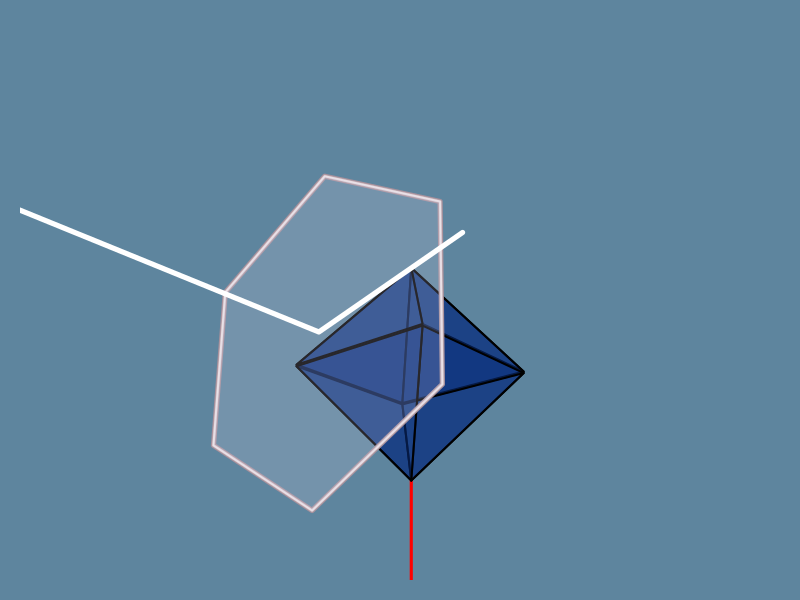

Here is the R script that generated this plot:

## start a 3d scene function
site3d <- function(bg="#ffffff", linecol="#000000",
                    xlim=c(-15,15), ylim=c(-15,15), zlim=c(0,5),
                    theta=-45, phi=20, r=sqrt(3), plot=TRUE, box=FALSE,...) {
    
    par(mar=c(1,1,1,1), bg=bg)
    tm <- persp(matrix(rep(0,4), nrow=2),
                xlim=xlim, ylim=ylim, zlim=zlim,
                col="#00000000", border=NA, theta=theta, phi=phi, xlab="x", scale=FALSE, box=box, ...)
    if (!plot) {
        dev.off()
        invisible(return(tm))
    }

    ##return the transformation matrix to add any other points
    invisible(tm)
}

t3d <- function(x,pmat) do.call(trans3d, c(list(pmat=pmat), x) )

tm <- site3d(theta=-50, phi=-20, r=0, zlim=c(-5,5), bg="#5e859e", box=FALSE)


## n-sided polygon / circle function (if n=high enough, approximates a circle)
npoly <- function(r, n) {
  angles <- seq(0, 2*pi, length.out=n)
  data.frame(x = r*cos(angles), y = r*sin(angles), z=0)
}

## translate (move) function
transpts <- function(x, xa=0, ya=0, za=0) {
    x$x <- x$x + xa
    x$y <- x$y + ya
    x$z <- x$z + za
    x
}

## rotate around axis function
rotpts <- function(x, axis, angle) {

    angle <- angle * pi/180
    
    if(axis == "x") {
        rmat <- matrix(c(1,0,0,0,cos(angle),sin(angle),0,-sin(angle),cos(angle)), nrow=3)
    } else
        if(axis == "y") {
            rmat <- matrix(c(cos(angle),0,-sin(angle),0,1,0,sin(angle),0,cos(angle)), nrow=3)
        } else
            if(axis == "z") {
                rmat <- matrix(c(cos(angle),sin(angle),0,-sin(angle),cos(angle),0,0,0,1), nrow=3)
            }

    res <- t(rmat %*% t(x))
    data.frame(split(res, c("x","y","z")[col(res)]))
}


## fill colour
tricol <- "#0A307E88"


## flat middle bit
mid <- data.frame(x=c(-5,-5,5,5), y=c(-5,5,5,-5), z=0)
polygon(t3d(mid, pmat=tm), col=tricol)


## drill bit
polygon(t3d(data.frame(x=c(0), y=c(0), z=c(-7,-20)), pmat=tm), border="red", lwd=3)


## define triangles!
tri1 <- data.frame(x=c(-5,0,5),  y=c(-5,0,-5), z=c(0.1,7,0.1))
tri2 <- data.frame(x=c(-5,0,5),  y=c(5,0,5),   z=c(0.1,7,0.1))
tri3 <- data.frame(x=c(5,0,5),   y=c(-5,0,5),  z=c(0.1,7,0.1))
tri4 <- data.frame(x=c(-5,0,-5), y=c(5,0,-5),  z=c(0.1,7,0.1))

tri5 <- data.frame(x=c(-5,0,5),  y=c(-5,0,-5), z=c(0,-7,0))
tri6 <- data.frame(x=c(-5,0,5),  y=c(5,0,5),   z=c(0,-7,0))
tri7 <- data.frame(x=c(5,0,5),   y=c(-5,0,5),  z=c(0,-7,0))
tri8 <- data.frame(x=c(-5,0,-5), y=c(5,0,-5),  z=c(0,-7,0))


## plot!
polygon(t3d(tri1, pmat=tm), col=tricol, lwd=2)
polygon(t3d(tri2, pmat=tm), col=tricol, lwd=2)
polygon(t3d(tri3, pmat=tm), col=tricol, lwd=2)
polygon(t3d(tri4, pmat=tm), col=tricol, lwd=2)
polygon(t3d(tri5, pmat=tm), col=tricol, lwd=2)
polygon(t3d(tri6, pmat=tm), col=tricol, lwd=2)
polygon(t3d(tri7, pmat=tm), col=tricol, lwd=2)
polygon(t3d(tri8, pmat=tm), col=tricol, lwd=2)




## at field, 7 points, 6 sided
atfield <- npoly(r=10, n=7) |>
rotpts(axis="z", angle=120) |>
rotpts(axis="x", angle=0) |>
rotpts(axis="y", angle=90) |>
transpts(xa=-8) |>
t3d(pmat=tm)

polygon(atfield, border="#a8909b", lwd=5)
polygon(atfield, border="#c0b0b7", lwd=3)
polygon(atfield, border="#e7dbe1", lwd=2)
polygon(atfield, border="#ffffff33", lwd=1)
polygon(atfield, border=NA, col="#d4d0e730")


## cannon shot
lines(t3d(data.frame(x=c(-30,-8,-12), y=c(0,0,-13), z=0), pmat=tm), lwd=5, col="#ffffff")

## need to spline the above to make it smooth

